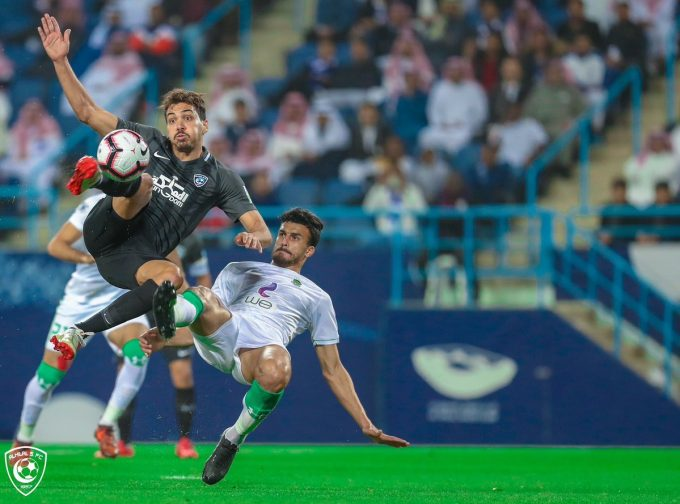
#> input picture ce3.jpg, 680 x 504 px
$ python ConvexContours.py
#> lines starting #> are read from the running program, lines starting #| are printed output that depends on the picture; after the words box and inside, x2 and y2 are one past the last pixel; in counts of white or black regions, pixels touching at a corner belong together
import cv2 as cv
import numpy as np

img = cv.pyrDown(cv.imread("ce3.jpg", cv.IMREAD_UNCHANGED))
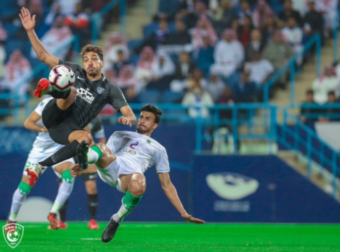
#> img: shape (252, 340, 3); mean B, G, R 100.4, 101.9, 69.7

ret, thresh = cv.threshold(cv.cvtColor(img.copy(), cv.COLOR_BGR2GRAY) , 127, 255, cv.THRESH_BINARY)
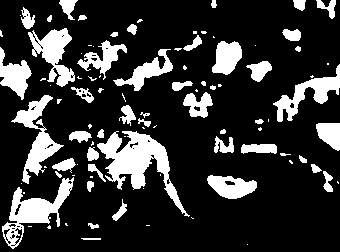
#> thresh: shape (252, 340); 19.9% white; 97 white regions (47 under 20 px)
black = cv.cvtColor(np.zeros((img.shape[1], img.shape[0]), dtype=np.uint8), cv.COLOR_GRAY2BGR)
#> black: shape (340, 252, 3); every value is 0

contours, hier = cv.findContours(thresh, cv.RETR_EXTERNAL, cv.CHAIN_APPROX_SIMPLE)
#> contours = 97 contours, 56 with area under 20; largest, box (x1, y1, x2, y2) and area: (97, 131, 190, 217) 2446, (2, 177, 74, 249) 1675, (11, 95, 64, 184) 1304, (28, 28, 75, 87) 1168, (273, 64, 340, 122) 1062

for cnt in contours:
  epsilon = 0.01 * cv.arcLength(cnt,True)
  approx = cv.approxPolyDP(cnt,epsilon,True)
  hull = cv.convexHull(cnt)
  cv.drawContours(black, [cnt], -1, (0, 255, 0), 2)
  cv.drawContours(black, [approx], -1, (255, 255, 0), 2)
  cv.drawContours(black, [hull], -1, (0, 0, 255), 2)
#> this loop made 97 passes
#> epsilon on passes 5, 6, 7, 9, 14, 15, 17, 20, 21, 23, 24, 26: 0.0966, 0.293, 0.0683, 0.588, 0.285, 3.57, 1.27, 0.599, 0.187, 0.301, 0.577, 0.0966
#> (epsilon, approx, hull) on passes 3, 4, 8, 10, 13, 16: (0.06, [[28, 226], [31, 226]], [[31, 226], [28, 226]]), (0.06, [[146, 225], [149, 225]], [[149, 225], [146, 225]]), (0.0483, [[191, 217], [192, 218], [193, 218], [192, 218]], [[193, 218], [192, 218], [191, 217]]), (0.04, [[23, 192], [23, 193], [24, 193], [24, 192]], [[24, 192], [24, 193], [23, 193], [23, 192]]), (0.0483, [[337, 181], [337, 182], [338, 183], [338, 182]], [[338, 182], [338, 183], [337, 182], [337, 181]]), (0.06, [[90, 176], [90, 177], [92, 177], [92, 176]], [[92, 176], [92, 177], [90, 177], [90, 176]])
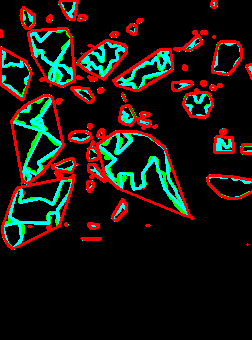
#> black: shape (340, 252, 3); mean B, G, R 15, 20.3, 25.1

cv.imshow("hull", black)
cv.waitKey()
cv.destroyAllWindows()

$ run again, with input2.PNG saved as ce3.jpg
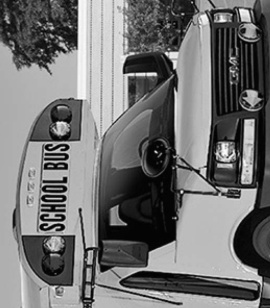
#> input picture input2.PNG, 270 x 308 px
#> `ret, thresh = cv.threshold(cv.cvtColor(img.copy(), cv.COLOR_BGR2GRAY) ..`:
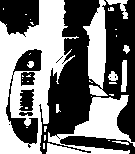
#> thresh: shape (154, 135); 47.8% white; 33 white regions (23 under 20 px)
#> contours = 24 contours, 17 with area under 20; largest, box (x1, y1, x2, y2) and area: (0, 0, 79, 154) 7015, (46, 95, 135, 154) 1966, (83, 0, 108, 96) 1252, (121, 60, 127, 92) 124, (106, 0, 128, 19) 104, (108, 71, 118, 81) 55, (123, 45, 130, 54) 28
#> the loop `for cnt in contours:` made 24 passes
#> epsilon on passes 2, 5, 6, 8, 12, 13, 14, 21: 0.351, 0.134, 0.231, 5.5, 0.313, 0.702, 0.233, 0.182
#> after the loop `for cnt in contours:`:
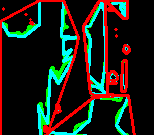
#> black: shape (135, 154, 3); mean B, G, R 22.5, 31.3, 31
